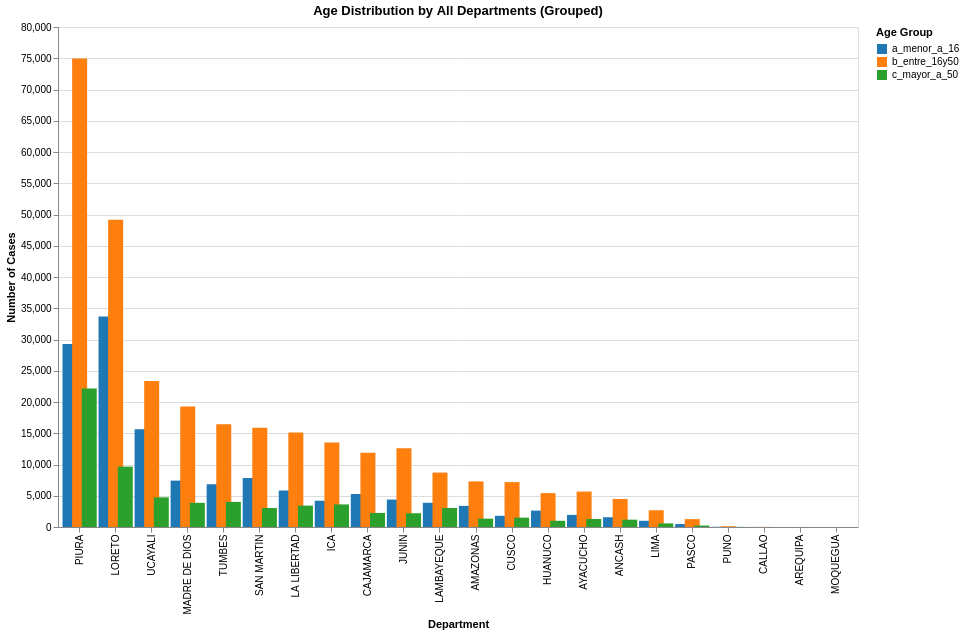

Source (notebook cell):
### Code cell
alt.Chart(age_dept).mark_bar(
    size=15
).encode(
    x=alt.X('departamento:N',
            sort='-y',  # Sort by total cases descending
            title='Department'),
    y=alt.Y('count:Q', title='Number of Cases'),
    color=alt.Color('edad_grupos:N',
                    scale=alt.Scale(
                        domain=['a_menor_a_16', 'b_entre_16y50', 'c_mayor_a_50'],
                        range=['#1f77b4', '#ff7f0e', '#2ca02c']
                    ),
                    title='Age Group'),
    tooltip=['departamento', 'edad_grupos', 'count'],
    xOffset='edad_grupos:N'
).properties(
    title='Age Distribution by All Departments (Grouped)',
    width=800,
    height=500
).interactive()

### Figure 1 — Vega specification as saved in the notebook (floating-point values rounded to 4 significant figures)
{"$schema": "https://vega.github.io/schema/vega/v5.json", "data": [{"name": "param_1_store"}, {"name": "source_0"}, {"name": "data_0", "values": [{"count": 3379, "count_end": 3379.0, "count_start": 0.0, "departamento": "AMAZONAS", "edad_grupos": "a_menor_a_16"}, {"count": 7298, "count_end": 7298.0, "count_start": 0.0, "departamento": "AMAZONAS", "edad_grupos": "b_entre_16y50"}, {"count": 1340, "count_end": 1340.0, "count_start": 0.0, "departamento": "AMAZONAS", "edad_grupos": "c_mayor_a_50"}, {"count": 1557, "count_end": 1557.0, "count_start": 0.0, "departamento": "ANCASH", "edad_grupos": "a_menor_a_16"}, {"count": 4483, "count_end": 4483.0, "count_start": 0.0, "departamento": "ANCASH", "edad_grupos": "b_entre_16y50"}, {"count": 1174, "count_end": 1174.0, "count_start": 0.0, "departamento": "ANCASH", "edad_grupos": "c_mayor_a_50"}, {"count": 7, "count_end": 7.0, "count_start": 0.0, "departamento": "AREQUIPA", "edad_grupos": "b_entre_16y50"}, {"count": 1934, "count_end": 1934.0, "count_start": 0.0, "departamento": "AYACUCHO", "edad_grupos": "a_menor_a_16"}, {"count": 5672, "count_end": 5672.0, "count_start": 0.0, "departamento": "AYACUCHO", "edad_grupos": "b_entre_16y50"}, {"count": 1283, "count_end": 1283.0, "count_start": 0.0, "departamento": "AYACUCHO", "edad_grupos": "c_mayor_a_50"}, {"count": 5282, "count_end": 5282.0, "count_start": 0.0, "departamento": "CAJAMARCA", "edad_grupos": "a_menor_a_16"}, {"count": 11875, "count_end": 11880.0, "count_start": 0.0, "departamento": "CAJAMARCA", "edad_grupos": "b_entre_16y50"}, {"count": 2252, "count_end": 2252.0, "count_start": 0.0, "departamento": "CAJAMARCA", "edad_grupos": "c_mayor_a_50"}, {"count": 7, "count_end": 7.0, "count_start": 0.0, "departamento": "CALLAO", "edad_grupos": "a_menor_a_16"}, {"count": 17, "count_end": 17.0, "count_start": 0.0, "departamento": "CALLAO", "edad_grupos": "b_entre_16y50"}, {"count": 2, "count_end": 2.0, "count_start": 0.0, "departamento": "CALLAO", "edad_grupos": "c_mayor_a_50"}, {"count": 1789, "count_end": 1789.0, "count_start": 0.0, "departamento": "CUSCO", "edad_grupos": "a_menor_a_16"}, {"count": 7186, "count_end": 7186.0, "count_start": 0.0, "departamento": "CUSCO", "edad_grupos": "b_entre_16y50"}, {"count": 1500, "count_end": 1500.0, "count_start": 0.0, "departamento": "CUSCO", "edad_grupos": "c_mayor_a_50"}, {"count": 2624, "count_end": 2624.0, "count_start": 0.0, "departamento": "HUANUCO", "edad_grupos": "a_menor_a_16"}, {"count": 5425, "count_end": 5425.0, "count_start": 0.0, "departamento": "HUANUCO", "edad_grupos": "b_entre_16y50"}, {"count": 997, "count_end": 997.0, "count_start": 0.0, "departamento": "HUANUCO", "edad_grupos": "c_mayor_a_50"}, {"count": 4203, "count_end": 4203.0, "count_start": 0.0, "departamento": "ICA", "edad_grupos": "a_menor_a_16"}, {"count": 13505, "count_end": 13500.0, "count_start": 0.0, "departamento": "ICA", "edad_grupos": "b_entre_16y50"}, {"count": 3616, "count_end": 3616.0, "count_start": 0.0, "departamento": "ICA", "edad_grupos": "c_mayor_a_50"}, {"count": 4388, "count_end": 4388.0, "count_start": 0.0, "departamento": "JUNIN", "edad_grupos": "a_menor_a_16"}, {"count": 12611, "count_end": 12610.0, "count_start": 0.0, "departamento": "JUNIN", "edad_grupos": "b_entre_16y50"}, {"count": 2200, "count_end": 2200.0, "count_start": 0.0, "departamento": "JUNIN", "edad_grupos": "c_mayor_a_50"}, {"count": 5840, "count_end": 5840.0, "count_start": 0.0, "departamento": "LA LIBERTAD", "edad_grupos": "a_menor_a_16"}, {"count": 15114, "count_end": 15110.0, "count_start": 0.0, "departamento": "LA LIBERTAD", "edad_grupos": "b_entre_16y50"}, {"count": 3423, "count_end": 3423.0, "count_start": 0.0, "departamento": "LA LIBERTAD", "edad_grupos": "c_mayor_a_50"}, {"count": 3877, "count_end": 3877.0, "count_start": 0.0, "departamento": "LAMBAYEQUE", "edad_grupos": "a_menor_a_16"}, {"count": 8703, "count_end": 8703.0, "count_start": 0.0, "departamento": "LAMBAYEQUE", "edad_grupos": "b_entre_16y50"}, {"count": 3038, "count_end": 3038.0, "count_start": 0.0, "departamento": "LAMBAYEQUE", "edad_grupos": "c_mayor_a_50"}, {"count": 995, "count_end": 995.0, "count_start": 0.0, "departamento": "LIMA", "edad_grupos": "a_menor_a_16"}, {"count": 2681, "count_end": 2681.0, "count_start": 0.0, "departamento": "LIMA", "edad_grupos": "b_entre_16y50"}, {"count": 579, "count_end": 579.0, "count_start": 0.0, "departamento": "LIMA", "edad_grupos": "c_mayor_a_50"}, {"count": 33691, "count_end": 33690.0, "count_start": 0.0, "departamento": "LORETO", "edad_grupos": "a_menor_a_16"}, {"count": 49142, "count_end": 49140.0, "count_start": 0.0, "departamento": "LORETO", "edad_grupos": "b_entre_16y50"}, {"count": 9663, "count_end": 9663.0, "count_start": 0.0, "departamento": "LORETO", "edad_grupos": "c_mayor_a_50"}, {"count": 7423, "count_end": 7423.0, "count_start": 0.0, "departamento": "MADRE DE DIOS", "edad_grupos": "a_menor_a_16"}, {"count": 19269, "count_end": 19270.0, "count_start": 0.0, "departamento": "MADRE DE DIOS", "edad_grupos": "b_entre_16y50"}, {"count": 3870, "count_end": 3870.0, "count_start": 0.0, "departamento": "MADRE DE DIOS", "edad_grupos": "c_mayor_a_50"}, {"count": 1, "count_end": 1.0, "count_start": 0.0, "departamento": "MOQUEGUA", "edad_grupos": "b_entre_16y50"}, {"count": 467, "count_end": 467.0, "count_start": 0.0, "departamento": "PASCO", "edad_grupos": "a_menor_a_16"}, {"count": 1260, "count_end": 1260.0, "count_start": 0.0, "departamento": "PASCO", "edad_grupos": "b_entre_16y50"}, {"count": 236, "count_end": 236.0, "count_start": 0.0, "departamento": "PASCO", "edad_grupos": "c_mayor_a_50"}, {"count": 29288, "count_end": 29290.0, "count_start": 0.0, "departamento": "PIURA", "edad_grupos": "a_menor_a_16"}, {"count": 74959, "count_end": 74960.0, "count_start": 0.0, "departamento": "PIURA", "edad_grupos": "b_entre_16y50"}, {"count": 22153, "count_end": 22150.0, "count_start": 0.0, "departamento": "PIURA", "edad_grupos": "c_mayor_a_50"}, {"count": 33, "count_end": 33.0, "count_start": 0.0, "departamento": "PUNO", "edad_grupos": "a_menor_a_16"}, {"count": 119, "count_end": 119.0, "count_start": 0.0, "departamento": "PUNO", "edad_grupos": "b_entre_16y50"}, {"count": 27, "count_end": 27.0, "count_start": 0.0, "departamento": "PUNO", "edad_grupos": "c_mayor_a_50"}, {"count": 7834, "count_end": 7834.0, "count_start": 0.0, "departamento": "SAN MARTIN", "edad_grupos": "a_menor_a_16"}, {"count": 15890, "count_end": 15890.0, "count_start": 0.0, "departamento": "SAN MARTIN", "edad_grupos": "b_entre_16y50"}, {"count": 3035, "count_end": 3035.0, "count_start": 0.0, "departamento": "SAN MARTIN", "edad_grupos": "c_mayor_a_50"}, {"count": 6838, "count_end": 6838.0, "count_start": 0.0, "departamento": "TUMBES", "edad_grupos": "a_menor_a_16"}, {"count": 16459, "count_end": 16460.0, "count_start": 0.0, "departamento": "TUMBES", "edad_grupos": "b_entre_16y50"}, {"count": 4016, "count_end": 4016.0, "count_start": 0.0, "departamento": "TUMBES", "edad_grupos": "c_mayor_a_50"}, {"count": 15623, "count_end": 15620.0, "count_start": 0.0, "departamento": "UCAYALI", "edad_grupos": "a_menor_a_16"}, {"count": 23342, "count_end": 23340.0, "count_start": 0.0, "departamento": "UCAYALI", "edad_grupos": "b_entre_16y50"}, {"count": 4742, "count_end": 4742.0, "count_start": 0.0, "departamento": "UCAYALI", "edad_grupos": "c_mayor_a_50"}]}, {"name": "source_0_x_domain_departamento", "values": [{"departamento": "AMAZONAS", "sort_field": 12017}, {"departamento": "ANCASH", "sort_field": 7214}, {"departamento": "AREQUIPA", "sort_field": 7}, {"departamento": "AYACUCHO", "sort_field": 8889}, {"departamento": "CAJAMARCA", "sort_field": 19409}, {"departamento": "CALLAO", "sort_field": 26}, {"departamento": "CUSCO", "sort_field": 10475}, {"departamento": "HUANUCO", "sort_field": 9046}, {"departamento": "ICA", "sort_field": 21324}, {"departamento": "JUNIN", "sort_field": 19199}, {"departamento": "LA LIBERTAD", "sort_field": 24377}, {"departamento": "LAMBAYEQUE", "sort_field": 15618}, {"departamento": "LIMA", "sort_field": 4255}, {"departamento": "LORETO", "sort_field": 92496}, {"departamento": "MADRE DE DIOS", "sort_field": 30562}, {"departamento": "MOQUEGUA", "sort_field": 1}, {"departamento": "PASCO", "sort_field": 1963}, {"departamento": "PIURA", "sort_field": 126400}, {"departamento": "PUNO", "sort_field": 179}, {"departamento": "SAN MARTIN", "sort_field": 26759}, {"departamento": "TUMBES", "sort_field": 27313}, {"departamento": "UCAYALI", "sort_field": 43707}]}, {"name": "data_0_xOffset_domain_edad_grupos", "values": [{"edad_grupos": "a_menor_a_16"}, {"edad_grupos": "b_entre_16y50"}, {"edad_grupos": "c_mayor_a_50"}]}], "signals": [{"name": "unit", "value": {}, "on": [{"events": "pointermove", "update": "isTuple(group()) ? group() : unit"}]}, {"name": "param_1", "update": "vlSelectionResolve(\"param_1_store\", \"union\")"}, {"name": "param_1_departamento", "on": [{"events": [{"source": "view", "type": "dblclick"}], "update": "null"}, {"events": {"signal": "param_1_translate_delta"}, "update": "panLinear(param_1_translate_anchor.extent_x, -param_1_translate_delta.x / width)"}, {"events": {"signal": "param_1_zoom_delta"}, "update": "zoomLinear(domain(\"x\"), param_1_zoom_anchor.x, param_1_zoom_delta)"}]}, {"name": "param_1_count", "on": [{"events": [{"source": "view", "type": "dblclick"}], "update": "null"}, {"events": {"signal": "param_1_translate_delta"}, "update": "panLinear(param_1_translate_anchor.extent_y, param_1_translate_delta.y / height)"}, {"events": {"signal": "param_1_zoom_delta"}, "update": "zoomLinear(domain(\"y\"), param_1_zoom_anchor.y, param_1_zoom_delta)"}]}, {"name": "param_1_tuple", "on": [{"events": [{"signal": "param_1_departamento || param_1_count"}], "update": "param_1_departamento && param_1_count ? {unit: \"\", fields: param_1_tuple_fields, values: [param_1_departamento,param_1_count]} : null"}]}, {"name": "param_1_tuple_fields", "value": [{"field": "departamento", "channel": "x", "type": "E"}, {"field": "count", "channel": "y", "type": "R"}]}, {"name": "param_1_translate_anchor", "value": {}, "on": [{"events": [{"source": "scope", "type": "pointerdown"}], "update": "{x: x(unit), y: y(unit), extent_x: domain(\"x\"), extent_y: domain(\"y\")}"}]}, {"name": "param_1_translate_delta", "value": {}, "on": [{"events": [{"source": "window", "between": [{"source": "scope", "type": "pointerdown"}, {"source": "window", "type": "pointerup"}], "consume": true, "type": "pointermove"}], "update": "{x: param_1_translate_anchor.x - x(unit), y: param_1_translate_anchor.y - y(unit)}"}]}, {"name": "param_1_zoom_anchor", "on": [{"events": [{"source": "scope", "consume": true, "type": "wheel"}], "update": "{x: invert(\"x\", x(unit)), y: invert(\"y\", y(unit))}"}]}, {"name": "param_1_zoom_delta", "on": [{"events": [{"source": "scope", "type": "wheel", "consume": true}], "update": "pow(1.001, event.deltaY * pow(16, event.deltaMode))", "force": true}]}, {"name": "param_1_modify", "on": [{"events": {"signal": "param_1_tuple"}, "update": "modify(\"param_1_store\", param_1_tuple, true)"}]}], "marks": [{"type": "rect", "name": "marks", "from": {"data": "data_0"}, "encode": {"update": {"tooltip": {"signal": "{\"departamento\": isValid(datum[\"departamento\"]) ? datum[\"departamento\"] : \"\"+datum[\"departamento\"], \"edad_grupos\": isValid(datum[\"edad_grupos\"]) ? datum[\"edad_grupos\"] : \"\"+datum[\"edad_grupos\"], \"count\": format(datum[\"count\"], \"\")}"}, "y": {"field": "count_end", "scale": "y"}, "fill": {"field": "edad_grupos", "scale": "color"}, "width": {"value": 15}, "xc": {"field": "departamento", "scale": "x", "offset": {"field": "edad_grupos", "scale": "xOffset", "band": 0.5}}, "y2": {"field": "count_start", "scale": "y"}}}, "style": ["bar"], "clip": true, "interactive": true}], "scales": [{"name": "x", "type": "band", "domain": {"data": "source_0_x_domain_departamento", "field": "departamento", "sort": {"op": "max", "field": "sort_field", "order": "descending"}}, "range": [0, {"signal": "width"}], "paddingInner": 0.2, "paddingOuter": 0.2}, {"name": "y", "type": "linear", "domain": {"data": "data_0", "fields": ["count_start", "count_end"]}, "range": [{"signal": "height"}, 0], "zero": true, "domainRaw": {"signal": "param_1[\"count\"]"}, "nice": true}, {"name": "xOffset", "type": "band", "domain": {"data": "data_0_xOffset_domain_edad_grupos", "field": "edad_grupos", "sort": true}, "range": [0, {"signal": "bandwidth('x')"}]}, {"name": "color", "type": "ordinal", "domain": ["a_menor_a_16", "b_entre_16y50", "c_mayor_a_50"], "range": ["#1f77b4", "#ff7f0e", "#2ca02c"]}], "axes": [{"scale": "y", "aria": false, "grid": true, "domain": false, "labels": false, "orient": "left", "maxExtent": 0, "ticks": false, "tickCount": {"signal": "ceil(height/40)"}, "minExtent": 0, "gridScale": "x", "zindex": 0}, {"scale": "x", "orient": "bottom", "grid": false, "title": "Department", "labelAngle": 270, "zindex": 0, "labelAlign": "right", "labelBaseline": "middle"}, {"scale": "y", "labelOverlap": true, "zindex": 0, "orient": "left", "tickCount": {"signal": "ceil(height/40)"}, "title": "Number of Cases", "grid": false}], "title": {"text": "Age Distribution by All Departments (Grouped)", "frame": "group"}, "background": "white", "width": 800, "legends": [{"title": "Age Group", "fill": "color", "symbolType": "square"}], "padding": 5, "style": "cell", "height": 500}
